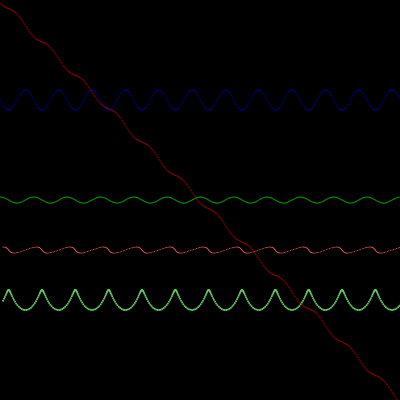
Frame 1 (no input)
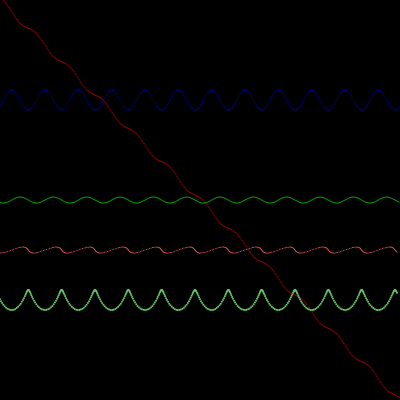
Frame 60 (no input)
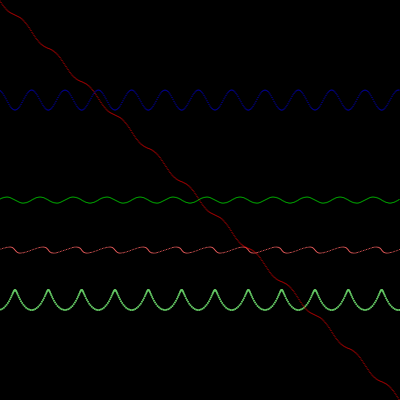
Frame 120 (the mouse pressed at the canvas centre since frame 60)

The p5.js sketch that drew these frames (run headless with seeded random() and noise() and a simulated clock; from frame 60 on, the mouse is pressed at the canvas centre):

// p5.js sketch
// ── sketch.js
var fr;
function setup() {
  createCanvas(400,400)
  background(0);
  frameRate(60);
  fr = createP('');
  
  itemWidth= 1;
  // rows = height / itemWidth;
  cols = width/itemWidth;
  waveArray = [width]
 dir  = createVector( 0.3, -0.3, 0.3);

  for(var col=0; col < cols; col++)
  {
    waveArray[col] = createVector(itemWidth * col,200,0);

  }
}

var cols;
var rows;
var itemWidth;
var waveArray;
function draw() {
  // noLoop();
  fr.html(floor(frameRate()));
  background(0);

  var timeVal = frameCount * 0.001;
  for(var col=0; col < cols; col++)
  {
    var gerstnerVal = gerstner(waveArray[col], timeVal);
    
    strokeWeight(1);
    stroke(255,0,0);
    point(col,gerstnerVal.x);
    stroke(0,255,0);
    point(col,gerstnerVal.y);
    stroke(0,0,255);
    point(col,100+gerstnerVal.z);

    stroke(255,100,100);
    point(gerstnerVal.x,50+gerstnerVal.y);

    stroke(100,200,100);
    strokeWeight(2);
    point(gerstnerVal.x,300-gerstnerVal.z);

  }
}


var A   = 10;
var Q   = 1;
var w   = 0.1;
var dir;

function setupGerstnerConfig () {
  dir  = createVector( 0.3, -0.3, 0.3);

}

function gerstner (vertex,  t)
{  
  var C   = 10.0;
  var L   = 30.0;

  var pos = createVector(0,0,0);
  // 起点
  var director = 0.0;

  pos.x = vertex.x;
  pos.z = vertex.z;

  director = dir.dot(vertex);

  var cosp = cos( 2 * PI * (w * director - C * t));
  var sinp = sin( 2 * PI * (w * director - C * t));

  return new p5.Vector(
    vertex.x + Q * A * dir.x * cosp,
    vertex.y + Q * A * dir.y * cosp,
    vertex.z + A * sinp
    );
}



  // var centerY = 100;
  // for (var x = 0;x<width;x++) {

  //   var y = centerY + 50 *sin(0.1 * x);
  //   stroke(255);
  //   point(x,y);
  //   print(x+","+y);
  // }

  // var centerY = 300;
  // for (var x = 0;x<width;x++) {
  //   var sinv = cos(0.1 * x);
  //   var sinv_2 = 1-Math.pow(  (sinv +1) /2,4 ) ;
  //   var y = centerY + 50 *sinv_2;
  //   stroke(255);
  //   point(x,y);
  //   print(sinv_2);
  // }
